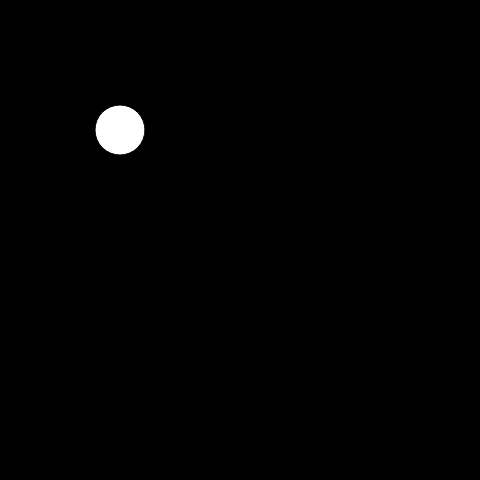
Frame 1 (no input)
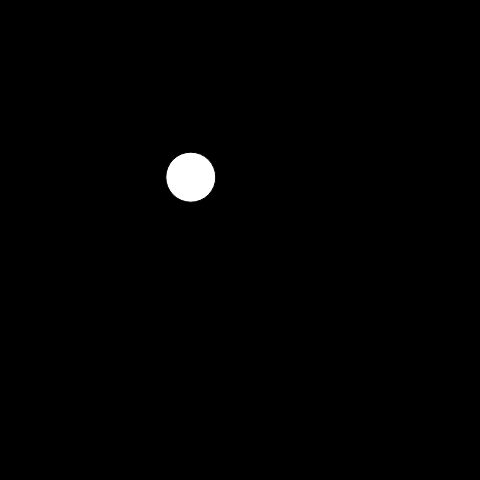
Frame 60 (no input)
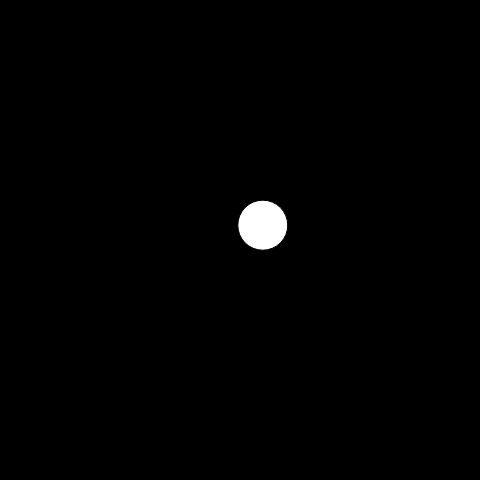
Frame 120 (the mouse pressed at the canvas centre since frame 60)

The p5.js sketch that drew these frames (run headless with seeded random() and noise() and a simulated clock; from frame 60 on, the mouse is pressed at the canvas centre):

// p5.js sketch
// ── sketch.js
let startX = 120;     // Initial x-coordinate
let stopX = 360;     // Final x-coordinate
let startY = 130;     // Initial y-coordinate
let stopY = 280;      // Final y-coordinate
let x = startX;    // Current x-coordinate
let y = startY;    // Current y-coordinate
let step = 0.005;  // createCanvas of each step (0.0 to 1.0)
let pct = 0.0;     // Percentage traveled (0.0 to 1.0)

function setup() {
  createCanvas(480, 480);
}

function draw() {
  background(0);
  if (pct < 1.0) {
    x = startX + ((stopX-startX) * pct);
    y = startY + ((stopY-startX) * pct);
    pct += step;
  }
  ellipse(x, y, 50, 50);
}
